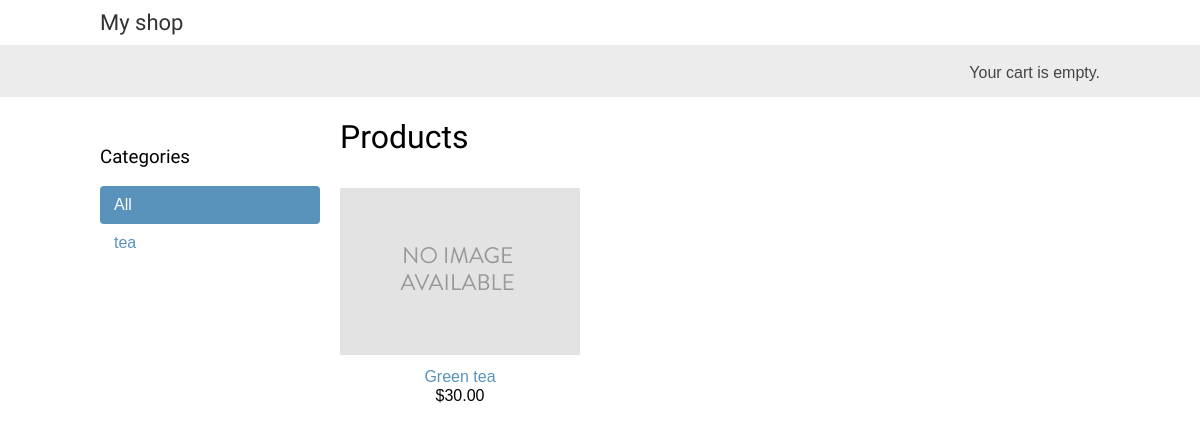
The app's page /, older data.
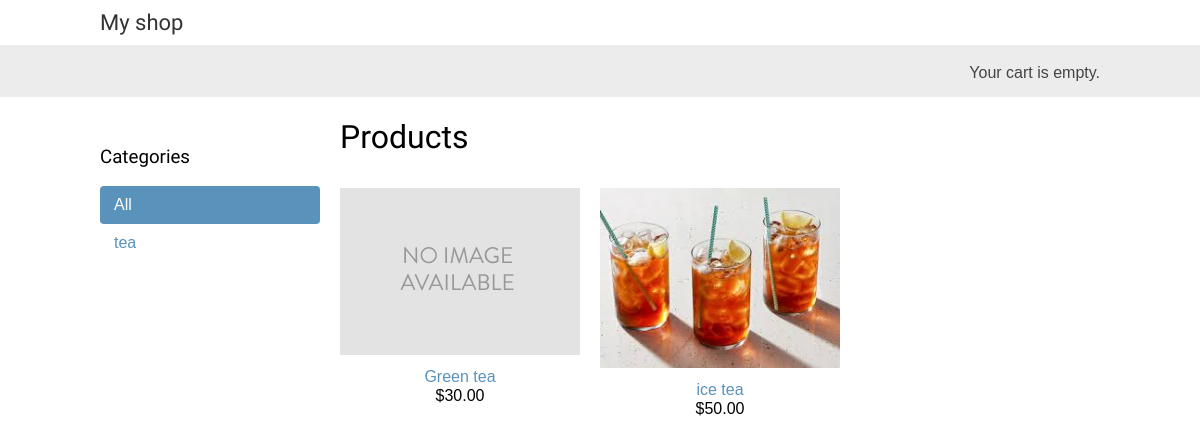
The same page, newer data.
### shop/models.py (models this page shows, shortened)
class Category(models.Model):
    name = models.CharField(max_length=200)
    slug = models.SlugField(max_length=200,
                            unique=True)
    class Meta:
        ordering = ['name']
        indexes = [
            models.Index(fields=['name']),
        ]
        verbose_name = 'category'
        verbose_name_plural = 'categories'
    def get_absolute_url(self):
        return reverse('shop:product_list_by_category',
                       args=[self.slug])

class Product(models.Model):
    category = models.ForeignKey(Category,
                                 related_name='products',
                                 on_delete=models.CASCADE)
    name = models.CharField(max_length=200)
    slug = models.SlugField(max_length=200)
    image = models.ImageField(upload_to='products/%Y/%m/%d',
                              blank=True)
    description = models.TextField(blank=True)
    price = models.DecimalField(max_digits=10,
                                decimal_places=2)
    available = models.BooleanField(default=True)
    created = models.DateTimeField(auto_now_add=True)
    updated = models.DateTimeField(auto_now=True)
    class Meta:
        ordering = ['name']
        indexes = [
            models.Index(fields=['id', 'slug']),
            models.Index(fields=['name']),
            models.Index(fields=['-created']),
        ]
    def get_absolute_url(self):
        return reverse('shop:product_detail',
                       args=[self.id, self.slug])

### shop/views.py (the view)
# urls.py: path('', views.product_list, name='product_list'),
def product_list(request, category_slug=None):
    category = None
    categories = Category.objects.all()
    products = Product.objects.filter(available=True)
    if category_slug:
        category = get_object_or_404(Category, slug=category_slug)
        products = products.filter(category=category)
    return render(request,'shop/product/list.html',{'category': category,'categories': categories,'products': products})

### cart/cart.py (called while the page is built)
    def __len__(self):
        return sum(item['quantity'] for item in self.cart.values())

### cart/context_processors.py (called while the page is built)
def cart(request):
    return {'cart': Cart(request)}

### shop/templates/shop/product/list.html (shortened to what this page needs)
{% extends "shop/base.html" %}
{% load static %}
{% block content %}
  <div id="sidebar">
    <h3>Categories</h3>
    <ul>
      <li {% if not category %}class="selected"{% endif %}>
        <a href="{% url "shop:product_list" %}">All</a>
      </li>
      {% for c in categories %}
        <li {% if category.slug == c.slug %}class="selected"{% endif %}>
          <a href="{{ c.get_absolute_url }}">{{ c.name }}</a>
        </li>
      {% endfor %}
    </ul>
  </div>
  <div id="main" class="product-list">
    <h1>{% if category %}{{ category.name }}{% else %}Products{% endif %}</h1>
    {% for product in products %}
      <div class="item">
        <a href="{{ product.get_absolute_url }}">
          <img src="{% if product.image %}{{ product.image.url }}{% else %}{% static "img/no_image.png" %}{% endif %}">
        </a>
        <a href="{{ product.get_absolute_url }}">{{ product.name }}</a>
        <br>
        ${{ product.price }}
      </div>
    {% endfor %}
  </div>
{% endblock %}

### shop/templates/shop/base.html (shortened to what this page needs)
{% load static %}
<!DOCTYPE html>
<html>
  <head>
    <link href="{% static "css/base.css" %}" rel="stylesheet">
  </head>
  <body>
    <div id="header">
      <a href="/" class="logo">My shop</a>
    </div>
    <div id="subheader">
      <div class="cart">
        {% with total_items=cart|length %}
          {% if total_items > 0 %}
            Your cart:
            <a href="{% url "cart:cart_detail" %}">
              {{ total_items }} item{{ total_items|pluralize }},
              ${{ cart.get_total_price }}
            </a>
          {% elif not order %}
            Your cart is empty.
          {% endif %}
        {% endwith %}
      </div>
    </div>
    <div id="content">
      {% block content %}
      {% endblock %}
    </div>
  </body>
</html>

### shop/static/css/base.css (style rules this page uses)
body { margin:0; padding:0; font-family:helvetica, sans-serif; }
h1, h2, h3, h4, h5 , h6 { font-family: 'Ubuntu', sans-serif; font-weight:normal; }
a { text-decoration:none; color:#5993bb; }
#header { padding:10px 100px; font-size:18px; overflow:auto; }
#subheader { background:#ececec; color:#444; padding:15px 100px; overflow:auto; }
#header .logo { font-family: 'Ubuntu', sans-serif; float:left; color:#333; font-size:22px; margin-right:10%; }
#subheader .cart { float:right; padding-top:4px; }
#content { padding:0 100px; overflow:hidden; }
#sidebar { width:220px; padding:30px 20px 0 0; float:left; }
#sidebar ul { margin:0; padding:0; }
#sidebar ul li { margin:0; list-style:none; padding:10px 14px; }
#sidebar ul li a { display:block; }
#sidebar ul li.selected { background:#5993bb; border-radius:4px; }
#sidebar ul li.selected a { color:#fff; }
#main { float:left; width: 96%; margin-right:-220px; overflow:hidden; }
.product-list .item { width:25%; padding:10px 20px 10px 0; float:left; text-align:center; line-height:1.2; }
.product-list .item img { width:100%; margin-bottom:8px; }

Row changes from the older to the newer data that the page shows:
added Product: image (picture), name "ice tea", price "50.00"
